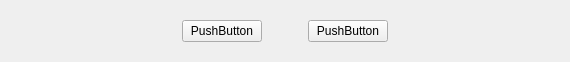
<?xml version="1.0" encoding="UTF-8"?>
<ui version="4.0">
 <class>ButtonGroup</class>
 <widget class="QWidget" name="ButtonGroup">
  <property name="geometry">
   <rect>
    <x>0</x>
    <y>0</y>
    <width>570</width>
    <height>50</height>
   </rect>
  </property>
  <property name="windowTitle">
   <string>Form</string>
  </property>
  <layout class="QHBoxLayout" name="horizontalLayout">
   <item>
    <widget class="QStackedWidget" name="stackedWidget">
     <property name="currentIndex">
      <number>2</number>
     </property>
     <widget class="QWidget" name="startPage">
      <layout class="QHBoxLayout" name="horizontalLayout_2">
       <item>
        <spacer name="horizontalSpacer">
         <property name="orientation">
          <enum>Qt::Orientation::Horizontal</enum>
         </property>
         <property name="sizeHint" stdset="0">
          <size>
           <width>218</width>
           <height>20</height>
          </size>
         </property>
        </spacer>
       </item>
       <item>
        <widget class="MyButton" name="start">
         <property name="text">
          <string>PushButton</string>
         </property>
        </widget>
       </item>
       <item>
        <spacer name="horizontalSpacer_2">
         <property name="orientation">
          <enum>Qt::Orientation::Horizontal</enum>
         </property>
         <property name="sizeHint" stdset="0">
          <size>
           <width>217</width>
           <height>20</height>
          </size>
         </property>
        </spacer>
       </item>
      </layout>
     </widget>
     <widget class="QWidget" name="playCardPage">
      <layout class="QHBoxLayout" name="horizontalLayout_3">
       <item>
        <spacer name="horizontalSpacer_3">
         <property name="orientation">
          <enum>Qt::Orientation::Horizontal</enum>
         </property>
         <property name="sizeHint" stdset="0">
          <size>
           <width>218</width>
           <height>20</height>
          </size>
         </property>
        </spacer>
       </item>
       <item>
        <widget class="MyButton" name="playCard">
         <property name="text">
          <string>PushButton</string>
         </property>
        </widget>
       </item>
       <item>
        <spacer name="horizontalSpacer_4">
         <property name="orientation">
          <enum>Qt::Orientation::Horizontal</enum>
         </property>
         <property name="sizeHint" stdset="0">
          <size>
           <width>217</width>
           <height>20</height>
          </size>
         </property>
        </spacer>
       </item>
      </layout>
     </widget>
     <widget class="QWidget" name="PassOrPlayPage">
      <layout class="QHBoxLayout" name="horizontalLayout_4">
       <item>
        <spacer name="horizontalSpacer_5">
         <property name="orientation">
          <enum>Qt::Orientation::Horizontal</enum>
         </property>
         <property name="sizeHint" stdset="0">
          <size>
           <width>143</width>
           <height>20</height>
          </size>
         </property>
        </spacer>
       </item>
       <item>
        <widget class="MyButton" name="pass">
         <property name="text">
          <string>PushButton</string>
         </property>
        </widget>
       </item>
       <item>
        <spacer name="horizontalSpacer_7">
         <property name="orientation">
          <enum>Qt::Orientation::Horizontal</enum>
         </property>
         <property name="sizeType">
          <enum>QSizePolicy::Policy::Fixed</enum>
         </property>
         <property name="sizeHint" stdset="0">
          <size>
           <width>40</width>
           <height>15</height>
          </size>
         </property>
        </spacer>
       </item>
       <item>
        <widget class="MyButton" name="playCard1">
         <property name="text">
          <string>PushButton</string>
         </property>
        </widget>
       </item>
       <item>
        <spacer name="horizontalSpacer_6">
         <property name="orientation">
          <enum>Qt::Orientation::Horizontal</enum>
         </property>
         <property name="sizeHint" stdset="0">
          <size>
           <width>142</width>
           <height>20</height>
          </size>
         </property>
        </spacer>
       </item>
      </layout>
     </widget>
     <widget class="QWidget" name="callLordPage">
      <layout class="QHBoxLayout" name="horizontalLayout_5">
       <item>
        <spacer name="horizontalSpacer_8">
         <property name="orientation">
          <enum>Qt::Orientation::Horizontal</enum>
         </property>
         <property name="sizeHint" stdset="0">
          <size>
           <width>0</width>
           <height>20</height>
          </size>
         </property>
        </spacer>
       </item>
       <item>
        <widget class="MyButton" name="giveup">
         <property name="text">
          <string>PushButton</string>
         </property>
        </widget>
       </item>
       <item>
        <spacer name="horizontalSpacer_10">
         <property name="orientation">
          <enum>Qt::Orientation::Horizontal</enum>
         </property>
         <property name="sizeType">
          <enum>QSizePolicy::Policy::Fixed</enum>
         </property>
         <property name="sizeHint" stdset="0">
          <size>
           <width>40</width>
           <height>10</height>
          </size>
         </property>
        </spacer>
       </item>
       <item>
        <widget class="MyButton" name="oneScore">
         <property name="text">
          <string>PushButton</string>
         </property>
        </widget>
       </item>
       <item>
        <spacer name="horizontalSpacer_11">
         <property name="orientation">
          <enum>Qt::Orientation::Horizontal</enum>
         </property>
         <property name="sizeType">
          <enum>QSizePolicy::Policy::Fixed</enum>
         </property>
         <property name="sizeHint" stdset="0">
          <size>
           <width>40</width>
           <height>10</height>
          </size>
         </property>
        </spacer>
       </item>
       <item>
        <widget class="MyButton" name="twoScore">
         <property name="text">
          <string>PushButton</string>
         </property>
        </widget>
       </item>
       <item>
        <spacer name="horizontalSpacer_12">
         <property name="orientation">
          <enum>Qt::Orientation::Horizontal</enum>
         </property>
         <property name="sizeType">
          <enum>QSizePolicy::Policy::Fixed</enum>
         </property>
         <property name="sizeHint" stdset="0">
          <size>
           <width>40</width>
           <height>10</height>
          </size>
         </property>
        </spacer>
       </item>
       <item>
        <widget class="MyButton" name="threeScore">
         <property name="text">
          <string>PushButton</string>
         </property>
        </widget>
       </item>
       <item>
        <spacer name="horizontalSpacer_9">
         <property name="orientation">
          <enum>Qt::Orientation::Horizontal</enum>
         </property>
         <property name="sizeHint" stdset="0">
          <size>
           <width>0</width>
           <height>20</height>
          </size>
         </property>
        </spacer>
       </item>
      </layout>
     </widget>
     <widget class="QWidget" name="nullPage"/>
    </widget>
   </item>
  </layout>
 </widget>
 <customwidgets>
  <customwidget>
   <class>MyButton</class>
   <extends>QPushButton</extends>
   <header>mybutton.h</header>
  </customwidget>
 </customwidgets>
 <resources/>
 <connections/>
</ui>
